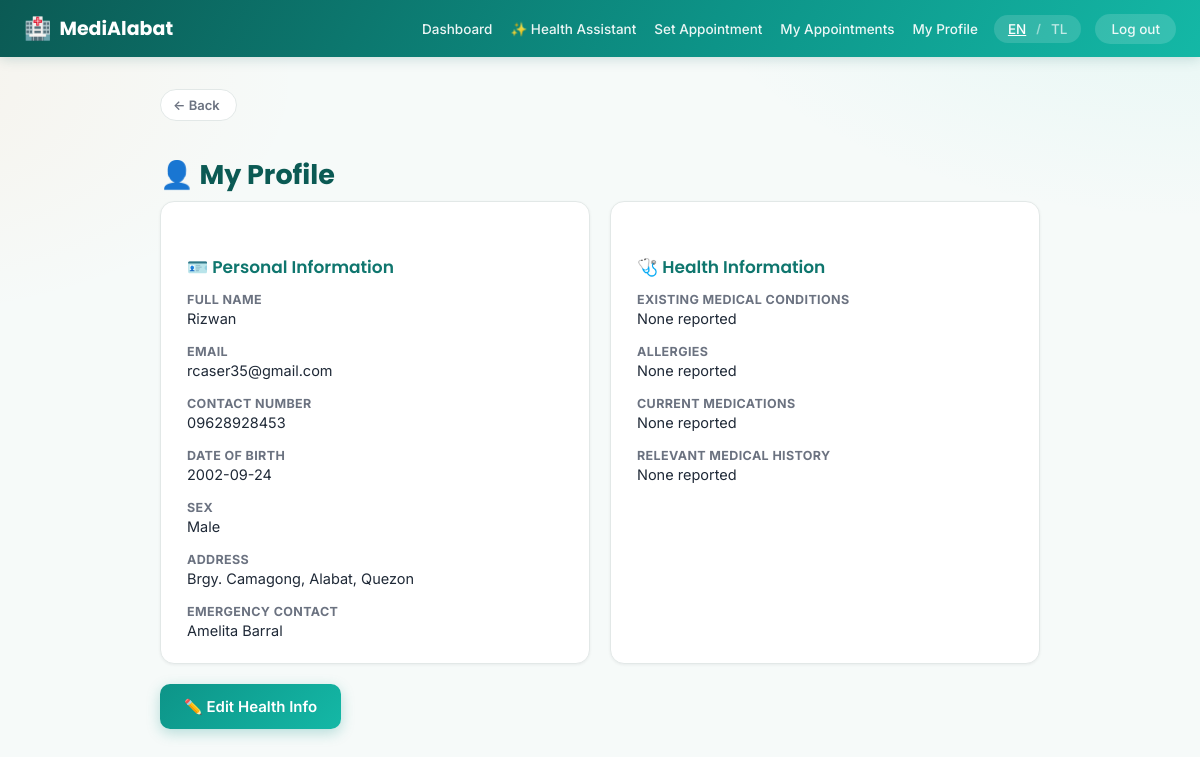
Screenshot of /profile (signed in) with the database file from the repository.
### tables this page shows
CREATE TABLE users (
    id INTEGER PRIMARY KEY AUTOINCREMENT,
    role TEXT NOT NULL CHECK(role IN ('patient', 'staff')),
    full_name TEXT NOT NULL,
    email TEXT UNIQUE NOT NULL,
    password_hash TEXT NOT NULL,
    contact_number TEXT,
    created_at TEXT DEFAULT CURRENT_TIMESTAMP
);

CREATE TABLE patient_profiles (
    user_id INTEGER PRIMARY KEY REFERENCES users(id) ON DELETE CASCADE,
    date_of_birth TEXT,
    address TEXT,
    sex TEXT,
    emergency_contact TEXT,
    existing_conditions TEXT,
    allergies TEXT,
    medications TEXT,
    medical_history TEXT
);

### app.py (the view)
@app.route("/profile")
@login_required(role="patient")
def patient_profile(user):
    conn = get_db()
    profile = conn.execute(
        "SELECT * FROM patient_profiles WHERE user_id = ?", (user["id"],)
    ).fetchone()
    conn.close()
    return render_template("patient/profile.html", profile=profile)

### app.py (called while the page is built)
def current_user():
    if "user_id" not in session:
        return None
    conn = get_db()
    user = conn.execute("SELECT * FROM users WHERE id = ?", (session["user_id"],)).fetchone()
    conn.close()
    return user

def current_lang():
    return session.get("lang", DEFAULT_LANG)

@app.context_processor
def inject_globals():
    lang = current_lang()
    return {
        "current_user": current_user(),
        "current_lang": lang,
        "t": lambda key, **kwargs: _t(key, lang=lang, **kwargs),
    }

def login_required(role=None):
    def decorator(view):
        @functools.wraps(view)
        def wrapped(*args, **kwargs):
            user = current_user()
            if user is None:
                return redirect(url_for("login"))
            if role and user["role"] != role:
                abort(403)
            return view(user, *args, **kwargs)
        return wrapped
    return decorator

### db.py (called while the page is built)
def get_db():
    conn = sqlite3.connect(DB_PATH)
    conn.row_factory = sqlite3.Row
    conn.execute("PRAGMA foreign_keys = ON")
    return conn

### translations.py (called while the page is built)
def t(key, lang="en", **kwargs):
    entry = TRANSLATIONS.get(key)
    if not entry:
        return key
    text = entry.get(lang) or entry.get(DEFAULT_LANG) or key
    if kwargs:
        try:
            text = text.format(**kwargs)
        except (KeyError, IndexError):
            pass
    return text

### templates/patient/profile.html (shortened to what this page needs)
{% extends "base.html" %}
{% block content %}
<h1 class="fade-in">👤 {{ t('profile.title') }}</h1>
<div class="two-col">
    <div class="card fade-in">
        <h2>🪪 {{ t('profile.personal_info') }}</h2>
        <dl class="detail-list">
            <dt>{{ t('auth.full_name') }}</dt><dd>{{ current_user.full_name }}</dd>
            <dt>{{ t('auth.email_only') }}</dt><dd>{{ current_user.email }}</dd>
            <dt>{{ t('auth.contact_number') }}</dt><dd>{{ current_user.contact_number }}</dd>
            <dt>{{ t('auth.dob') }}</dt><dd>{{ profile.date_of_birth }}</dd>
            <dt>{{ t('auth.sex') }}</dt><dd>{{ profile.sex }}</dd>
            <dt>{{ t('auth.address') }}</dt><dd>{{ profile.address }}</dd>
            <dt>{{ t('profile.emergency_contact') }}</dt><dd>{{ profile.emergency_contact }}</dd>
        </dl>
    </div>
    <div class="card fade-in">
        <h2>🩺 {{ t('profile.health_info') }}</h2>
        <dl class="detail-list">
            <dt>{{ t('profile.existing_conditions') }}</dt><dd>{{ profile.existing_conditions or t('profile.none_reported') }}</dd>
            <dt>{{ t('profile.allergies') }}</dt><dd>{{ profile.allergies or t('profile.none_reported') }}</dd>
            <dt>{{ t('profile.medications') }}</dt><dd>{{ profile.medications or t('profile.none_reported') }}</dd>
            <dt>{{ t('profile.medical_history') }}</dt><dd>{{ profile.medical_history or t('profile.none_reported') }}</dd>
        </dl>
    </div>
</div>
<a href="{{ url_for('patient_profile_edit') }}" class="btn-primary">✏️ {{ t('profile.edit_btn') }}</a>
{% endblock %}

### static/style.css (style rules this page uses)
:root { --primary: #0d9488; --primary-dark: #0f766e; --primary-darker: #0b5a54; --accent: #2dd4bf; --accent-warm: #fb923c; --bg: #f6faf9; --card-bg: #ffffff; --text: #1f2937; --muted: #6b7280; --danger: #dc2626; --border: #e2e8e7; --radius: 14px; --radius-lg: 20px; --shadow-sm: 0 1px 3px rgba(15, 23, 42, 0.06); --shadow-md: 0 8px 24px rgba(13, 148, 136, 0.10); --shadow-lg: 0 16px 40px rgba(13, 148, 136, 0.16); }
* { box-sizing: border-box; overflow-wrap: break-word; }
body { margin: 0; font-family: 'Inter', system-ui, -apple-system, sans-serif; background: radial-gradient(900px 500px at 100% -10%, rgba(45, 212, 191, 0.10), transparent 60%), radial-gradient(700px 400px at -10% 10%, rgba(251, 146, 60, 0.07), transparent 60%), var(--bg); background-attachment: fixed; color: var(--text); -webkit-font-smoothing: antialiased; }
h1, h2, h3, .brand, .brand-lg { font-family: 'Poppins', 'Inter', system-ui, sans-serif; }
a { color: var(--primary); text-decoration: none; transition: color 0.15s ease; }
.fade-in { animation: fadeInUp 0.35s ease both; }
h1 { font-size: 27px; margin-bottom: 6px; font-weight: 700; color: var(--primary-darker); }
h2 { font-size: 17px; margin-top: 30px; margin-bottom: 12px; color: var(--primary-dark); font-weight: 600; }
.card { background: var(--card-bg); border: 1px solid var(--border); border-radius: var(--radius); padding: 22px 26px; margin-bottom: 20px; box-shadow: var(--shadow-sm); transition: box-shadow 0.2s ease, transform 0.2s ease; }
.btn-primary { background: linear-gradient(135deg, var(--primary), #14b8a6); color: white; border: none; padding: 13px 24px; border-radius: 10px; font-size: 15px; font-weight: 600; display: inline-block; text-align: center; box-shadow: 0 4px 14px rgba(13, 148, 136, 0.28); transition: transform 0.15s ease, box-shadow 0.15s ease; }
.detail-list { display: grid; grid-template-columns: 1fr; row-gap: 3px; margin: 0; }
.detail-list dt { color: var(--muted); font-size: 12.5px; font-weight: 700; text-transform: uppercase; letter-spacing: 0.03em; overflow-wrap: break-word; margin-top: 12px; }
.detail-list dt:first-of-type { margin-top: 0; }
.detail-list dd { margin: 0 0 2px; overflow-wrap: break-word; font-size: 14.5px; }
.two-col { display: grid; grid-template-columns: 1fr 1fr; gap: 20px; }

### rows the page displays
users: full_name "Rizwan", email "rcaser35@gmail.com", contact_number "09628928453"
patient_profiles: date_of_birth "2002-09-24", sex "Male", address "Brgy. Camagong, Alabat, Quezon", emergency_contact "Amelita Barral"

### other values shown
{{ t('nav.dashboard') }} "Dashboard"
{{ t('nav.health_assistant') }} "Health Assistant"
{{ t('nav.set_appointment') }} "Set Appointment"
{{ t('nav.my_appointments') }} "My Appointments"
{{ t('nav.my_profile') }} "My Profile"
{{ t('nav.logout') }} "Log out"
{{ t('nav.back') }} "Back"
{{ t('profile.title') }} "My Profile"
{{ t('profile.personal_info') }} "Personal Information"
{{ t('auth.full_name') }} "FULL NAME"
{{ t('auth.email_only') }} "EMAIL"
{{ t('auth.contact_number') }} "CONTACT NUMBER"
{{ t('auth.dob') }} "DATE OF BIRTH"
{{ t('auth.sex') }} "SEX"
{{ t('auth.address') }} "ADDRESS"
